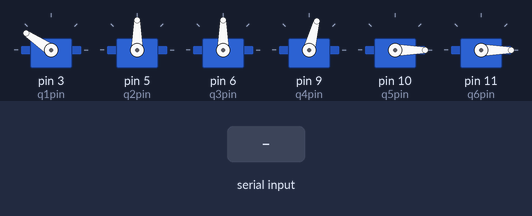
This sketch was run on a simulated Arduino Uno, built with avr-gcc and run on an emulated ATmega328P. Shown: 6 × servo. The inputs (shaded band) are chosen by the test bench.

Above: at 1.2 s.
1.3 s: byte 98 ('b') received over Serial
At 2.0 s:
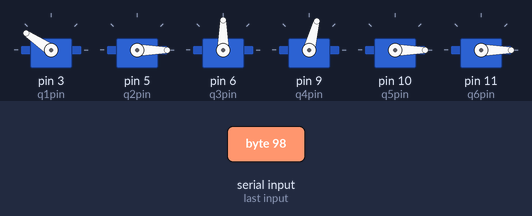
2.8 s: byte 100 ('d') received over Serial
At 3.2 s:
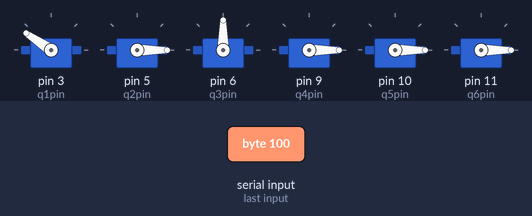
Timing chart, 0 to 5.8 s (numbered marks = the images above; inputs shaded):
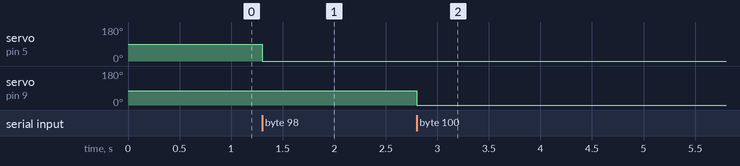

The sketch:

arduino_communication.ino
```cpp
const int SW_pin = 2;
const int X_pin = 0;
const int Y_pin = 1;

void init_Joystick() { pinMode(SW_pin, INPUT_PULLUP); }

void send() {
    Serial.print(digitalRead(SW_pin));
    Serial.print(",");
    Serial.print(analogRead(X_pin));
    Serial.print(",");
    Serial.println(analogRead(Y_pin));
}

#include <Servo.h>

Servo servo1;
Servo servo2;
Servo servo3;
Servo servo4;
Servo servo5;
Servo servo6;

int q1pin = 3;
int q2pin = 5;
int q3pin = 6;
int q4pin = 9;
int q5pin = 10;
int q6pin = 11;

int add = 0;
int input = -1;
int sign = 1;

void init_servo() {
    servo1.attach(q1pin);
    servo2.attach(q2pin);
    servo3.attach(q3pin);
    servo4.attach(q4pin);
    servo5.attach(q5pin);
    servo6.attach(q6pin);

    servo1.write(146);
    servo2.write(90);
    servo3.write(90);
    servo4.write(75);
    servo5.write(0);
    servo6.write(0);
}

void receive() {
    input = Serial.read();
    if (input != -1) {
        switch (input) {
            case '-':
                sign = -1;
                break;
            case '0':
                add = 0 + add * 10;
                break;
            case '1':
                add = 1 + add * 10;
                break;
            case '2':
                add = 2 + add * 10;
                break;
            case '3':
                add = 3 + add * 10;
                break;
            case '4':
                add = 4 + add * 10;
                break;
            case '5':
                add = 5 + add * 10;
                break;
            case '6':
                add = 6 + add * 10;
                break;
            case '7':
                add = 7 + add * 10;
                break;
            case '8':
                add = 8 + add * 10;
                break;
            case '9':
                add = 9 + add * 10;
                break;
            case 'a':
                servo1.write(146 + sign * add);
                add = 0;
                sign = 1;
                break;
            case 'b':
                servo2.write(-sign * add);
                add = 0;
                sign = 1;
                break;
            case 'c':
                servo3.write(-sign * add + 90);
                add = 0;
                sign = 1;
                break;
            case 'd':
                servo4.write(sign * add);
                add = 0;
                sign = 1;
                break;
            case 'e':
                servo5.write(sign * add);
                add = 0;
                sign = 1;
                break;
            case 'f':
                servo6.write(sign * add);
                add = 0;
                sign = 1;
                break;
            default:
                break;
        }
    }
}

// #define MANUAL

void setup() {
#ifdef MANUAL
    init_Joystick();
#endif
    init_servo();
    Serial.begin(115200);
}

void loop() {
#ifdef MANUAL
    send();
    delay(75);
#endif
    receive();
}
```

Measured:
- after the input at 1.3 s, servo on pin 5 (q2pin): 90° → 0° at once
- after the input at 2.8 s, servo on pin 9 (q4pin): 75° → 0° at once
